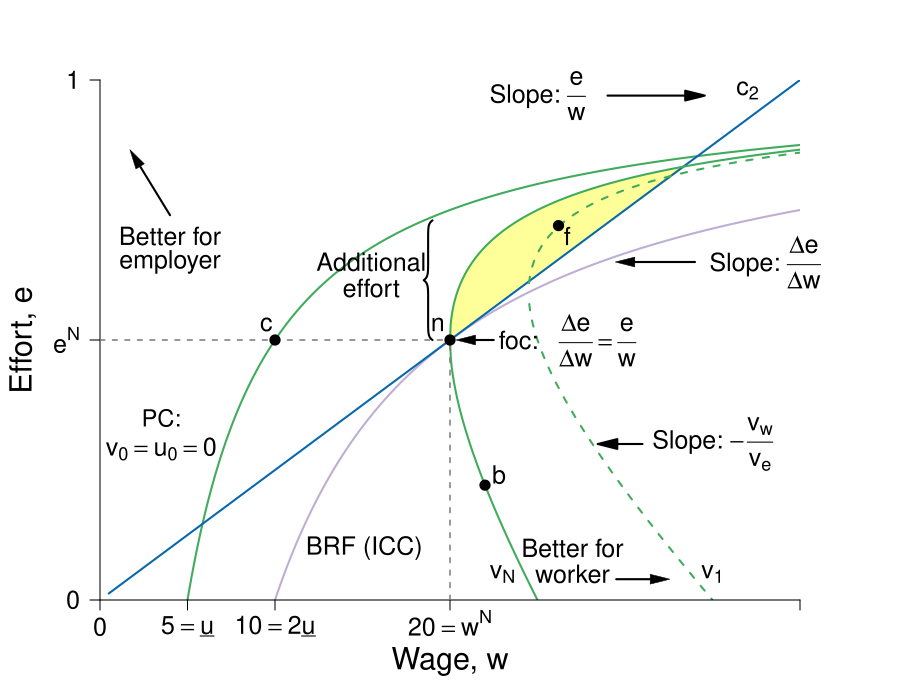

Here is the R script that generated this plot:
require(shape)
pdf(file = "employment/employment_brf_nash_improvinglens_CP.pdf", width = 9, height = 7)
require(pBrackets)
#Set parameters for graphics
axislabelsize <- 1.8
labelsize <- 1.5
namesize <- 1.8
annotatesize <- 1.5
graphlinewidth <- 2
segmentlinewidth <- 1.5

#The equation is below when v = 0. See Wolfram Alpha output. 
isov <- function(w, delta = 5) {
  (w - delta)/w
}

isovhigh1 <- function(w, delta = 5, v = 30){
  (sqrt(w^2 - 4 * delta * v) - w + 2*v)/( 2 * v )
}

isovlow1 <- function(w, delta = 5, v = 30){
  (-sqrt(w^2 - 4 * delta * v) - w + 2*v)/( 2 * v )
}

isovhigh2 <- function(w, delta = 5, v = 15){
  (sqrt(w^2 - 4 * delta * v) - w + 2*v)/( 2 * v )
}

isovlow2 <- function(w, delta = 5, v = 15){
  (-sqrt(w^2 - 4 * delta * v) - w + 2*v)/( 2 * v )
}

isovhigh3 <- function(w, delta = 5, v = 20){
  (sqrt(w^2 - 4 * delta * v) - w + 2*v)/( 2 * v )
}

isovlow3 <- function(w, delta = 5, v = 20){
  (-sqrt(w^2 - 4 * delta * v) - w + 2*v)/( 2 * v )
}

brfFn <- function(w, delta = 5) {
  1 - (2*delta) /w
}

isovhigh <- function(w, delta = 5, v = 20){
  (sqrt(w^2 - 4 * delta * v) - w + 2*v)/(2 * v )
}

#This is evaluated for p = 12; q = 12/(8*sqrt(12^2 - 4*delta1*v1)) - 1/8 for the slope
#At p = 12; q = (-sqrt(12^2 - 4*v1*delta1) - 12 + 2*v1)/(2*v1) = 0.799
tangencyLine <- function(w){
  (w*(0.05))
}

solowCondition2 <- function(w, delta = 5){
  (w*(1/(8*delta)))
}

solowCondition1 <- function(w, delta = 5, slope = 4){
  (w*(1/(slope*delta)))
}
PCFn <- function(delta, mu = 16) {
  delta/mu
}

COL <- c("#f7fcf5", "#e5f5e0", "#c7e9c0", "#a1d99b", "#74c476", "#41ab5d", "#238b45", "#005a32", "#ffff99")
#COL <- c("#7fc97f", "#beaed4", "#fdc086", "#ffff99", "#386cb0", "#f0027f", "#bf5b17", "#666666")
COLA <- c("#e0f3db", "#99d8c9","#66c2a4","#41ae76", "#238b45", "#005824")
COLB <- c("#c6dbef", "#4eb3d3", "#2b8cbe", "#0868ac","#084081")
COLC <- c("#fcfbfd", "#efedf5", "#dadaeb", "#bcbddc", "#9e9ac8", "#807dba", "#6a51a3", "#54278f", "#3f007d")
grays <- gray.colors(25, start = 1, end = 0)

grays <- gray.colors(25, start = 1, end = 0)
par(mar =  c(5, 5, 4, 5))
xlims <- c(0, 40)
ylims <- c(0, 1)

plot(0, 0, xlim = xlims, ylim = ylims, type = "n",
     xlab = expression(paste("Wage, ", w)),
     ylab = expression(paste("Effort, ", e)),
     xaxt = "n", 
     yaxt = "n", 
     cex.lab = axislabelsize, 
     line = 3,
     bty = "n", 
     xaxs="i", 
     yaxs="i")


npts <- 500 
npts2 <- 501
#Specify the sequences of points for graphing. 
xx0 <- seq(5, xlims[2], length.out = npts)
xx1 <- seq(10, xlims[2], length.out = npts)
xx2 <- seq(5, 15, length.out = npts)
xx3 <- seq(10, xlims[2], length.out = npts2)
xx4 <- seq(xlims[1], 10, length.out = npts2)
#For below, I solved sqrt(p^2 - 200) - p + 200/p = 0, getting p = 10*sqrt(2) = 14.14214
xx5 <- seq(18.43909, xlims[2], length.out = npts2)
xx6 <- seq(18.43909, 41, length.out = npts2)
xx7 <- seq(20, xlims[2], length.out = npts2)
xx8 <- seq(xlims[1], 25, length.out = npts2)
xx9 <- seq(xlims[1] + 0.5, xlims[2], length.out = npts2)
yy1 <- isovhigh(xx7, delta = 5, v = 20)
xx10 <- seq(xlims[1], 20, length.out = npts)


polygon(c(xx7, xx7[340]), c(yy1, yy1[340]), col = COL[9], density = NULL, border = NA)

#Draw the lines for the graphs
lines(xx1, brfFn(xx1), col = "#beaed4", lwd = graphlinewidth)
lines(xx0, isov(xx0, delta = 5), col = COL[6], lwd = graphlinewidth)

lines(xx9, solowCondition2(xx9, delta = 5), col = COLB[4], lwd = graphlinewidth)
#lines(xx10, solowCondition1(xx10, delta = 5), col = COLB[4], lwd = graphlinewidth)
#lines(xx3, isovhigh1(xx3, v = 5, delta = 5), col = COL[4], lwd = graphlinewidth)
#lines(xx4, isovlow1(xx4, v = 5, delta = 5), col = COL[4], lwd = graphlinewidth)
#lines(xx5, isovhigh2(xx5, v = 17, delta = 5), col = COL[5], lwd = graphlinewidth)
#lines(xx6, isovlow2(xx6, v = 17, delta = 5), col = COL[5], lwd = graphlinewidth)
lines(xx7, isovhigh3(xx7, v = 20, delta = 5), col = COL[6], lwd = graphlinewidth)
lines(xx8, isovlow3(xx8, v = 20, delta = 5), col = COL[6], lwd = graphlinewidth)
lines(xx5, isovhigh1(xx5, v = 30, delta = 5), col = COL[6], lwd = graphlinewidth, lty = 2)
lines(xx6, isovlow1(xx6, v = 30, delta = 5), col = COL[6], lwd = graphlinewidth, lty = 2)

#Customize ticks and labels for the plot
ticksy <- c(0,  0.5, 1)
#ylabels <- c(0, expression(paste(frac(1,2))), 1)
ylabels <- c(0,  expression(paste(e^N)), 1 )
ticksx <- c(0, 5, 10, 20, 40)
xlabels <- c(0, expression(paste(5 == underline(u))) ,expression(paste(10 == 2*underline(u))),  expression(paste(20 == w^N)) , NA)
axis(1, at = ticksx, pos = 0, labels = xlabels, cex.axis = labelsize)
axis(2, at = ticksy, pos = 0, labels = ylabels, las = 1, cex.axis = labelsize)

#Annotation of  the three graphs and the NE
text(25, 0.97, expression(paste("Slope: ", frac(e, w))), cex = labelsize, xpd = TRUE)
#text(25, 0.92, expression(paste(frac(e, w))), cex = labelsize)
Arrows(29, 0.97, 34, 0.97,  col = "black", lty = 1, lwd = 2, arr.type = "triangle")

text(23, 0.05, expression(paste(v[N])), cex = labelsize)
Arrows(34, 0.65, 30, 0.65, col = "black", lty = 1, lwd = 2, arr.type = "triangle", arr.lwd = 0.5)
text(15.1, 0.1, expression(paste("BRF (ICC)")), cex = labelsize, xpd = TRUE)
#text(37, 0.77, expression(paste("BRF (ICC)")), cex = labelsize, xpd = TRUE)
#text(38, 0.6, expression(paste("function (ICC):")), cex = labelsize, xpd = TRUE)
text(38, 0.65, expression(paste("Slope: ", frac(Delta*e,Delta*w))), cex = labelsize, xpd = TRUE)
text(35, 0.05, expression(paste(v[1])), cex = annotatesize)
text(37, 0.98, expression(paste(c[2])), cex = annotatesize)
#text(18, 0.98, expression(paste(c[1])), cex = annotatesize)
#text(4, 0.38, expression("Participation"), cex = labelsize-0.05)
text(3.5, 0.35, expression("PC:"), cex = labelsize-0.05)
text(3.5, 0.29, expression(paste(v[0] == u[0],phantom() == 0)), cex = labelsize)
#text(4.4, 0.23, expression(paste(phantom() == 0)), cex = labelsize)



#Lines for the coordinates of the Nash equilbrium
#segments(5, 0, 5, 1, lty = 2, col = "darkgray", lwd = 3)
#segments(10, 0, 10, 0.2, lty = 2, col = "darkgray", lwd = 2)
segments(20, 0, 20, 0.5, lty = 2, col = grays[20], lwd = segmentlinewidth)
segments(0, 0.5, 20, 0.5, lty = 2, col = grays[20], lwd = segmentlinewidth)
#segments(14.14214, 0.15, 14.14214, 0.45, lty = 2, col = "darkgray", lwd = 3)
text(19.3, 0.53, expression(n), cex = labelsize)
#text(13.8, 0.57, expression(paste("Incomplete contract")),cex = labelsize)
#text(14.2, 0.52, expression(paste("Nash equilibrium")),cex = labelsize)

text(26.7, 0.5, expression(paste("foc: ", "  ", frac(Delta*e,Delta*w),phantom()==frac(e, w))), cex = labelsize, xpd = TRUE)
Arrows(22.5, 0.5, 20.9, 0.5, col = "black", lty = 1, lwd = 2, arr.type = "triangle", arr.lwd = 0.5)


#Arrows and rent label
# 
# Arrows(15, 0.8, 10.8, 0.8,  col = "black", lty = 1, lwd = 2, arr.type = "triangle")
# text(14.8, 0.95, expression(paste("Rent at")))
# text(14.8, 0.9, expression(paste("Incomplete Contract")))
# text(14.8, 0.85, expression(paste("Nash Equilibrium")))

#Arrows and slope of iso-v label
Arrows(31, 0.30, 29, 0.30,  col = "black", lty = 1, lwd = 2, arr.type = "triangle")
text(35, 0.30, expression(paste("Slope: ", -frac(v[w], v[e]))), cex = labelsize, xpd =TRUE)
#text(38.5, 0.17, expression(paste(phantom() == "-mrs ")), cex = labelsize, xpd = TRUE)
#text(36, 0.22, expression(paste(phantom() == -frac(v[w], v[e]))), cex = labelsize, xpd = TRUE)

#points(10, PCFn(delta = 4, mu = 8), pch = 16, col = "black", cex = labelsize)
#text(9, PCFn(delta = 4, mu = 8) + 0.03, expression(paste(c)),cex = labelsize)

#Add a point for the NE
points(20, 0.5, pch = 16, col = "black", cex = 1.5)

#segments(18.4, 0, 18.4, 0.75, lty = 2, col = "darkgray", lwd = 2)
#segments(0, brfFn(w = 18.4), 18.4, brfFn(w = 18.4), lty = 2, col = "darkgray", lwd = 2)
#points(18.4, brfFn(w = 18.4), pch = 16, col = "black", cex = 1.5)

#Add a point for b & complete contract NE label
#points(10, 0.5, pch = 16, col = "black", cex = 1.5)
#text(10.5, 0.47, expression(b))
# text(5, 0.58, expression(paste("Complete Contract")))
# text(5, 0.53, expression(paste("Nash equilibrium")))

#Add a point for c
#Figure out q for p = 14.14214: q = 1 - 2delta/p = 1 - (2*5)/14.14214 =  0.2928934
#points(20, 0.1839422, pch = 16, col = "black", cex = 1.5)
#text(20.8, 0.1839422, expression(c))

points(26.2, 0.72, pch = 16, col = "black", cex = 1.5)
text(26.2 + 0.5, 0.72 - 0.02, expression(f), cex = labelsize)
points(22, isovlow3(22, v = 20, delta = 5), pch = 16, col = "black", cex = 1.5)
text(22 + 0.8, isovlow3(22, v = 20, delta = 5) + 0.02, expression(b), cex = labelsize)

points(10, PCFn(delta = 4, mu = 8), pch = 16, col = "black", cex = labelsize)
text(9.5, PCFn(delta = 4, mu = 8) + 0.03, expression(paste(c)),cex = labelsize)


#Label the feasible frontier
text(4, 0.7, expression("Better for"), cex = labelsize)
text(4, 0.65, expression("employer"), cex = labelsize)
Arrows(4, 0.74, 2, 0.85, col = "black", lty = 1, lwd = 2, arr.type = "triangle", arr.lwd = 0.5)

text(27, 0.10, expression("Better for"), cex = labelsize, xpd = TRUE)
text(27, 0.05, expression("worker"), cex = labelsize, xpd = TRUE)
Arrows(29.5, 0.04, 32, 0.04, col = "black", lty = 1, lwd = 2, arr.type = "triangle", arr.lwd = 0.5, xpd = TRUE)


#Add a point for f. referred to in the text
#points(12, 0.82, pch = 16, col = "black", cex = 1.2)
#text(12, 0.85, expression(paste("NE")))

#Arrow to Pareto-improving Lens
#Arrows(20, 0.8, 23.8, 0.68, col = "black", lty = 1, lwd = 3)
#text(20, 0.82, expression(paste("Pareto-Improving Lens")))

brackets(19, 0.5, 19, 0.73, h = 0.5, ticks = 0.5, curvature = 0.5, type = 1, col = 1, lwd = 2, lty = 1, xpd = FALSE)
text(15.5, 0.65, expression(paste("Additional")), cex = annotatesize)
text(15.5, 0.6, expression(paste("effort")), cex = annotatesize)
dev.off()
